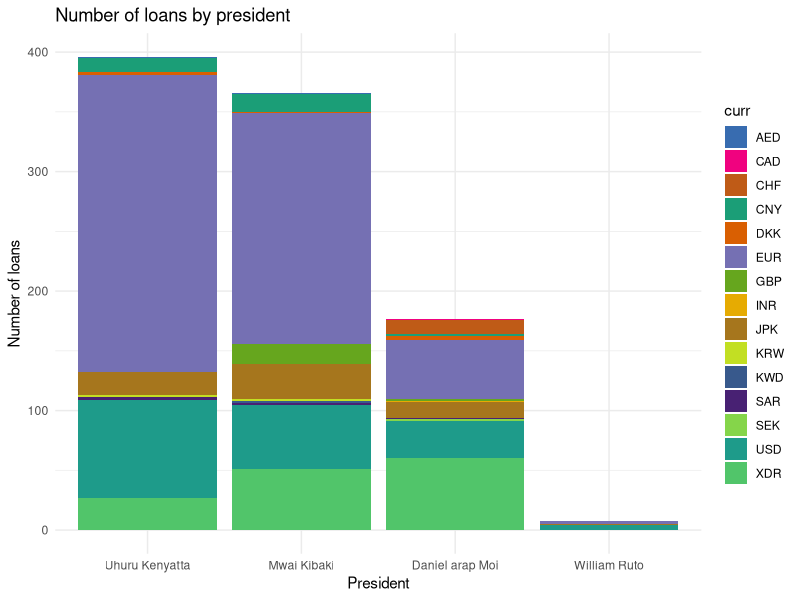
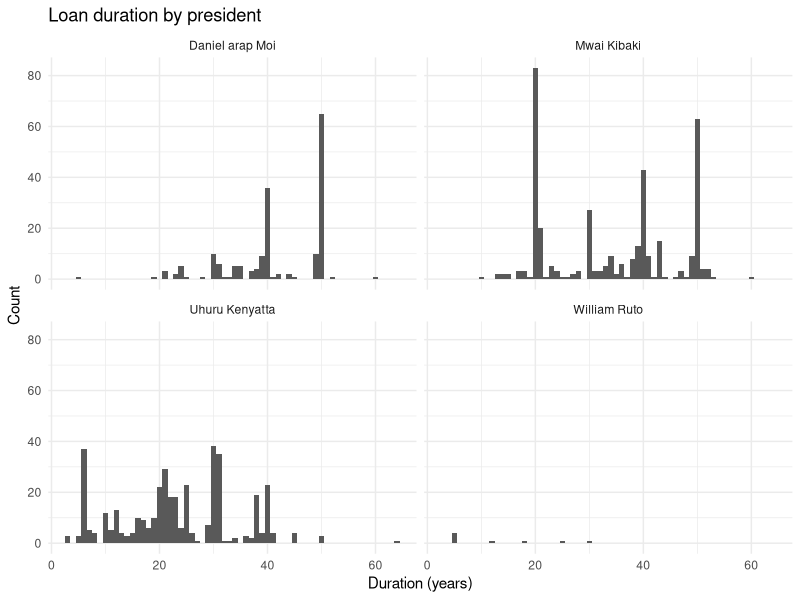
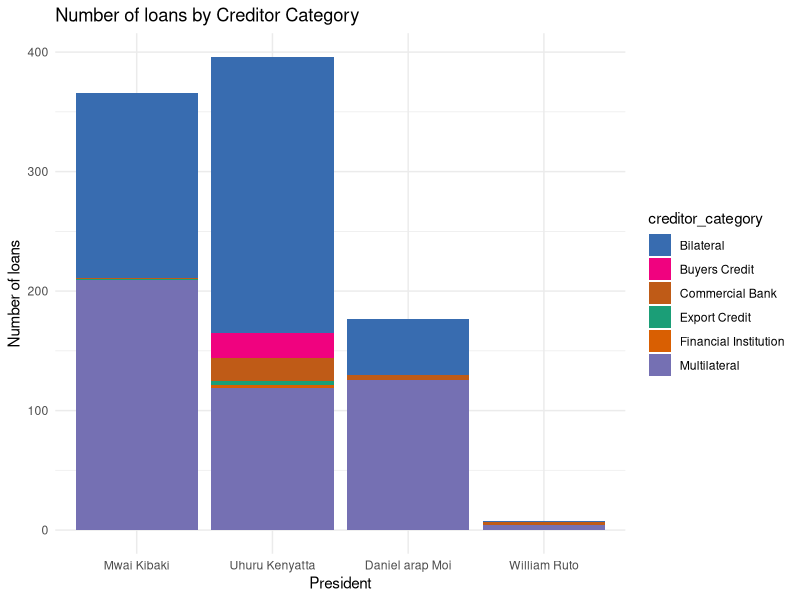

The R source for these figures, in order:
## ---- chunk 1
knitr::opts_chunk$set(echo = F,warnings = FALSE, message = FALSE)
## ---- chunk 2
library(tidyverse)
library(data.table)

mycolors <-c("#386CB0", "#F0027F", "#BF5B17", "#1B9E77", "#D95F02", "#7570B3", 
             "#66A61E", "#E6AB02", "#A6761D", "#C2DF23FF", "#38598CFF", "#482173FF", 
             "#85D54AFF", "#1E9B8AFF", "#51C56AFF", "#FDE725FF", "#2D708EFF", 
             "#433E85FF", "#25858EFF", "#440154FF", "#7FC97F", "#BEAED4", 
             "#FDC086")

public_debt <- fread("data/kenya_public_debt.csv")
public_debt <- public_debt[!is.na(amount_outstanding_as_at_30_06_2023_fx)]
number_curr_df = public_debt[, .(number_curr =.N), 
                             by = .(president, curr)]


p = ggplot(number_curr_df, aes(x = reorder(president, -number_curr), y = number_curr, fill = curr)) +
    geom_col() +
    #coord_flip() +
    scale_fill_manual(values =mycolors) +
    labs(title = "Number of loans by president", x = "President", y = "Number of loans") +
    theme_minimal()

p
## ---- chunk 3

ggplot(public_debt, aes(x = duration_payment_yrs)) +
    geom_histogram(binwidth = 1) +
    facet_wrap(~president) +
    labs(title = "Loan duration by president", x = "Duration (years)", y = "Count") +
    theme_minimal()

## ---- chunk 4

cretor_category_df = public_debt[, .(number =.N), 
                                 by = .(president, creditor_category)]

ggplot(cretor_category_df, aes(x = reorder(president, -number), y = number, fill = creditor_category)) +
    geom_col() +
    #coord_flip() +
    scale_fill_manual(values =mycolors) +
    labs(title = "Number of loans by Creditor Category", x = "President", y = "Number of loans") +
    theme_minimal()



